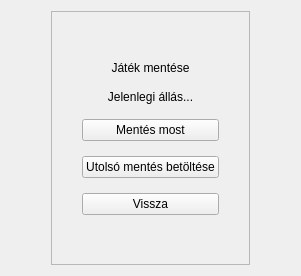
          <widget class="QWidget" name="page7_mentes">
           <layout class="QHBoxLayout" name="horizontalLayout_11">
            <item>
             <spacer name="horizontalSpacer_5">
              <property name="orientation">
               <enum>Qt::Orientation::Horizontal</enum>
              </property>
              <property name="sizeHint" stdset="0">
               <size>
                <width>40</width>
                <height>20</height>
               </size>
              </property>
             </spacer>
            </item>
            <item>
             <widget class="QFrame" name="frame_mentes">
              <property name="maximumSize">
               <size>
                <width>16777215</width>
                <height>420</height>
               </size>
              </property>
              <property name="frameShape">
               <enum>QFrame::Shape::StyledPanel</enum>
              </property>
              <property name="frameShadow">
               <enum>QFrame::Shadow::Raised</enum>
              </property>
              <layout class="QVBoxLayout" name="verticalLayout_10">
               <property name="spacing">
                <number>15</number>
               </property>
               <property name="leftMargin">
                <number>30</number>
               </property>
               <property name="rightMargin">
                <number>30</number>
               </property>
               <item>
                <spacer name="verticalSpacer_8">
                 <property name="orientation">
                  <enum>Qt::Orientation::Vertical</enum>
                 </property>
                 <property name="sizeHint" stdset="0">
                  <size>
                   <width>20</width>
                   <height>40</height>
                  </size>
                 </property>
                </spacer>
               </item>
               <item>
                <widget class="QLabel" name="lbl_mentes_cim">
                 <property name="text">
                  <string>Játék mentése</string>
                 </property>
                 <property name="alignment">
                  <set>Qt::AlignmentFlag::AlignCenter</set>
                 </property>
                </widget>
               </item>
               <item>
                <widget class="QLabel" name="lbl_mentes_info">
                 <property name="text">
                  <string>Jelenlegi állás...</string>
                 </property>
                 <property name="alignment">
                  <set>Qt::AlignmentFlag::AlignCenter</set>
                 </property>
                </widget>
               </item>
               <item>
                <widget class="QPushButton" name="btn_mentes_vegleges">
                 <property name="text">
                  <string>Mentés most</string>
                 </property>
                </widget>
               </item>
               <item>
                <widget class="QPushButton" name="btn_betoltes">
                 <property name="text">
                  <string>Utolsó mentés betöltése</string>
                 </property>
                </widget>
               </item>
               <item>
                <widget class="QPushButton" name="btn_mentes_vissza">
                 <property name="text">
                  <string>Vissza</string>
                 </property>
                </widget>
               </item>
               <item>
                <spacer name="verticalSpacer_7">
                 <property name="orientation">
                  <enum>Qt::Orientation::Vertical</enum>
                 </property>
                 <property name="sizeHint" stdset="0">
                  <size>
                   <width>20</width>
                   <height>40</height>
                  </size>
                 </property>
                </spacer>
               </item>
              </layout>
             </widget>
            </item>
            <item>
             <spacer name="horizontalSpacer_6">
              <property name="orientation">
               <enum>Qt::Orientation::Horizontal</enum>
              </property>
              <property name="sizeHint" stdset="0">
               <size>
                <width>40</width>
                <height>20</height>
               </size>
              </property>
             </spacer>
            </item>
           </layout>
          </widget>
